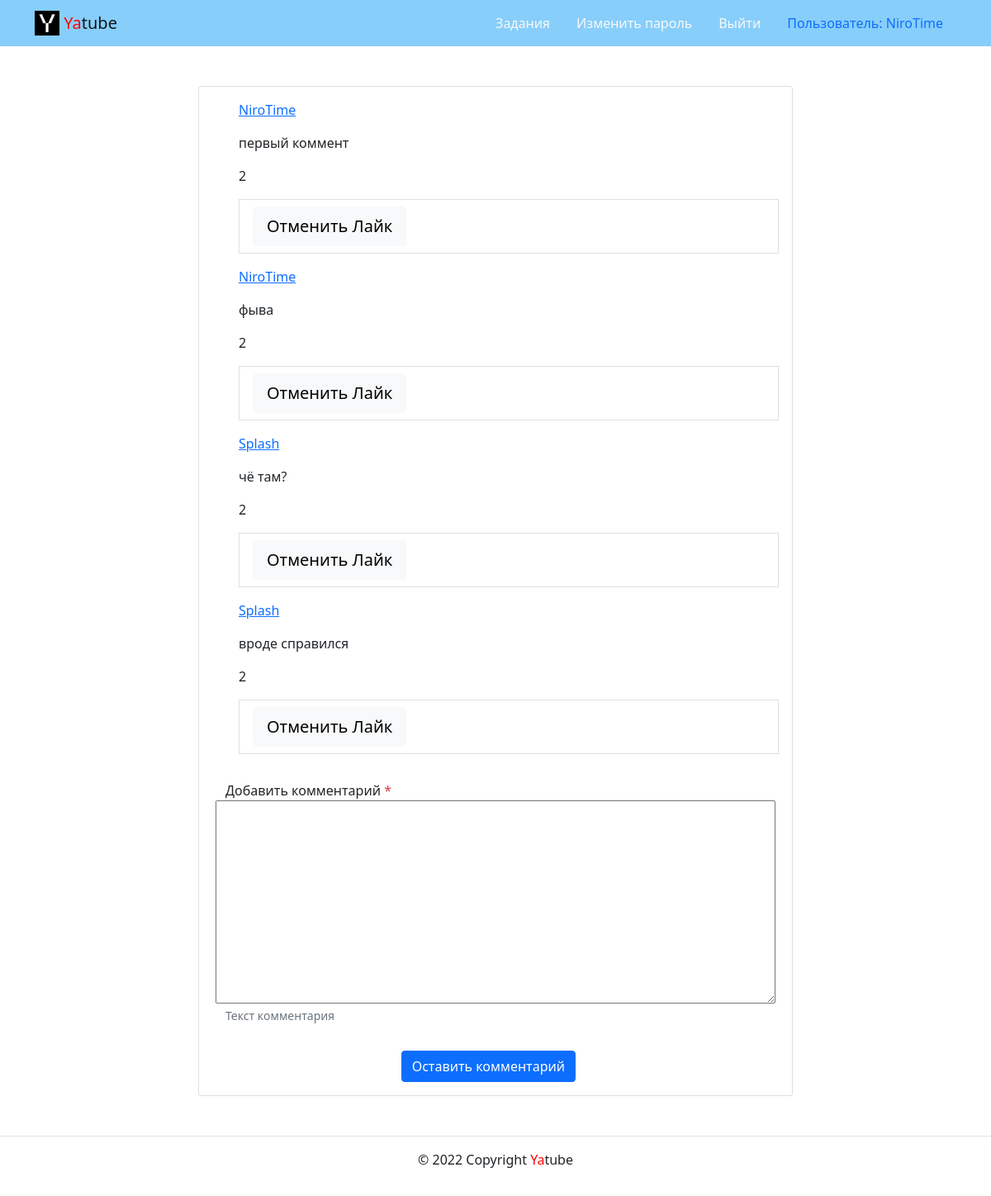
Page /tasks/sum_a_b_c/talks (signed in) on the committed database.
### tasks/models.py (models this page shows, shortened)
class Comment(models.Model):
    task = models.ForeignKey(Task, on_delete=models.CASCADE,
                             related_name="comments")
    author = models.ForeignKey(User, on_delete=models.CASCADE,
                               related_name="comments")
    text = models.TextField()
    created = models.DateTimeField("Время создания", auto_now_add=True)

### tasks/views.py (the view)
# urls.py: path('tasks/<slug:slug>/talks', task_talks, name='task_talks'),
@login_required
def task_talks(request, slug):
    template = 'tasks/task_talks.html'
    task = get_object_or_404(Task, slug=slug)
    comments = task.comments.all().annotate(
        count_likes=Count('like_comment')
    ).annotate(is_request_user=Exists(
        Like.objects.filter(user=request.user, comment=OuterRef('pk')))
    )
    form = CommentForm(request.POST or None)
    if form.is_valid():
        comment = form.save(commit=False)
        comment.author = request.user
        comment.task = task
        comment.save()
        return redirect('tasks:task_talks', slug)
    context = {
        'task': task,
        'comments': comments,
        'form': form,
    }
    return render(request, template, context=context)

### tasks/forms.py
class CommentForm(ModelForm):
    class Meta:
        model = Comment
        fields = ['text']
        labels = {'text': 'Добавить комментарий'}
        help_texts = {'text': 'Текст комментария'}

### templates/tasks/task_talks.html (shortened to what this page needs)
{% extends "base.html" %}
{% block content %}
  <div class="row justify-content-center">
    <div class="col-md-8 p-5">
      <div class="card">
        <div class="card-body">
          {% for comment in comments %}
            <ul>
              <p><a href="{% url 'tasks:profile' comment.author %}">{{ comment.author }}</a></p>
              <p>{{ comment.text }}</p>
              <p>{{ comment.count_likes }}</p>
              <li class="list-group-item">
                {% if not comment.is_request_user %}
                  <a
                    class="btn btn-lg btn-primary"
                    href="{% url 'tasks:post_like' task.slug comment.pk %}" role="button">
                    Лайк
                  </a>
                {% else %}
                  <a
                    class="btn btn-lg btn-light"
                    href="{% url 'tasks:post_unlike' task.slug comment.pk %}" role="button">
                    Отменить Лайк
                  </a>
                {% endif %}
              </li>
            </ul>
          {% endfor %}
          <form method="post">
            {% include 'includes/form_base.html' %}
            <div class="col-md-6 offset-md-4">
              <button type="submit" class="btn btn-primary">
                Оставить комментарий
              </button>
            </div>
          </form>
        </div>
      </div>
    </div>
</div>
{% endblock %}

### templates/includes/header.html (shortened to what this page needs)
{% load static %}
<header>
  <nav class="navbar navbar-light" style="background-color: lightskyblue">
    <div class="container">
      <a class="navbar-brand" href="{% url 'tasks:index' %}">
        <img src="{% static 'img/logo.png' %}" width="30" height="30" class="d-inline-block align-top" alt="">
        <span style="color:red">Ya</span>tube
      </a>
      <ul class="nav nav-pills">
        {% with request.resolver_match.view_name as view_name %}
        <li class="nav-item">
          <a class="nav-link link-light " href="{% url 'tasks:tasks_all' %}">Задания</a>
        </li>
        {% if request.user.is_authenticated %}
        <li class="nav-item">
          <a class="nav-link link-light " href="{% url 'users:password_change' %}">Изменить пароль</a>
        </li>
        <li class="nav-item">
          <a class="nav-link link-light " href="{% url 'users:logout' %}">Выйти</a>
        </li>
        <li class="nav-item">
          <a class="nav-link" href="{% url 'tasks:profile' user.username %}">Пользователь: {{ user.username }}</a>
        </li>
        {% endif %}
      {% endwith %}
      </ul>
    </div>
  </nav>
</header>

### rows in the picture
Comment: author "NiroTime", text "первый коммент", count_likes "2", shows "Отменить Лайк"
Comment: author "NiroTime", text "фыва", count_likes "2", shows "Отменить Лайк"
Comment: author "Splash", text "чё там?", count_likes "2", shows "Отменить Лайк"
Comment: author "Splash", text "вроде справился", count_likes "2", shows "Отменить Лайк"

### other values in the picture
{{ user.username }} "NiroTime"
{{ field.label }} "Добавить комментарий"
{{ field.help_text }} "Текст комментария"
